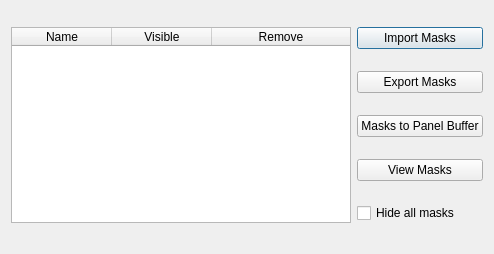
<?xml version="1.0" encoding="UTF-8"?>
<ui version="4.0">
 <class>mask_manager</class>
 <widget class="QDialog" name="mask_manager">
  <property name="geometry">
   <rect>
    <x>0</x>
    <y>0</y>
    <width>494</width>
    <height>254</height>
   </rect>
  </property>
  <property name="windowTitle">
   <string>Mask Management</string>
  </property>
  <layout class="QGridLayout" name="gridLayout">
   <item row="0" column="0" rowspan="5">
    <widget class="QTableWidget" name="masks_table">
     <property name="contextMenuPolicy">
      <enum>Qt::CustomContextMenu</enum>
     </property>
     <property name="editTriggers">
      <set>QAbstractItemView::DoubleClicked</set>
     </property>
     <property name="alternatingRowColors">
      <bool>true</bool>
     </property>
     <property name="selectionBehavior">
      <enum>QAbstractItemView::SelectRows</enum>
     </property>
     <property name="sortingEnabled">
      <bool>false</bool>
     </property>
     <attribute name="horizontalHeaderStretchLastSection">
      <bool>true</bool>
     </attribute>
     <column>
      <property name="text">
       <string>Name</string>
      </property>
     </column>
     <column>
      <property name="text">
       <string>Visible</string>
      </property>
      <property name="textAlignment">
       <set>AlignCenter</set>
      </property>
     </column>
     <column>
      <property name="text">
       <string>Remove</string>
      </property>
     </column>
    </widget>
   </item>
   <item row="0" column="1">
    <widget class="QPushButton" name="import_masks">
     <property name="text">
      <string>Import Masks</string>
     </property>
    </widget>
   </item>
   <item row="1" column="1">
    <widget class="QPushButton" name="export_masks">
     <property name="text">
      <string>Export Masks</string>
     </property>
    </widget>
   </item>
   <item row="2" column="1">
    <widget class="QPushButton" name="panel_buffer">
     <property name="text">
      <string>Masks to Panel Buffer</string>
     </property>
    </widget>
   </item>
   <item row="3" column="1">
    <widget class="QPushButton" name="view_masks">
     <property name="text">
      <string>View Masks</string>
     </property>
    </widget>
   </item>
   <item row="4" column="1">
    <widget class="QCheckBox" name="hide_masks">
     <property name="text">
      <string>Hide all masks</string>
     </property>
    </widget>
   </item>
  </layout>
 </widget>
 <tabstops>
  <tabstop>masks_table</tabstop>
  <tabstop>panel_buffer</tabstop>
  <tabstop>import_masks</tabstop>
  <tabstop>export_masks</tabstop>
 </tabstops>
 <resources/>
 <connections/>
</ui>
